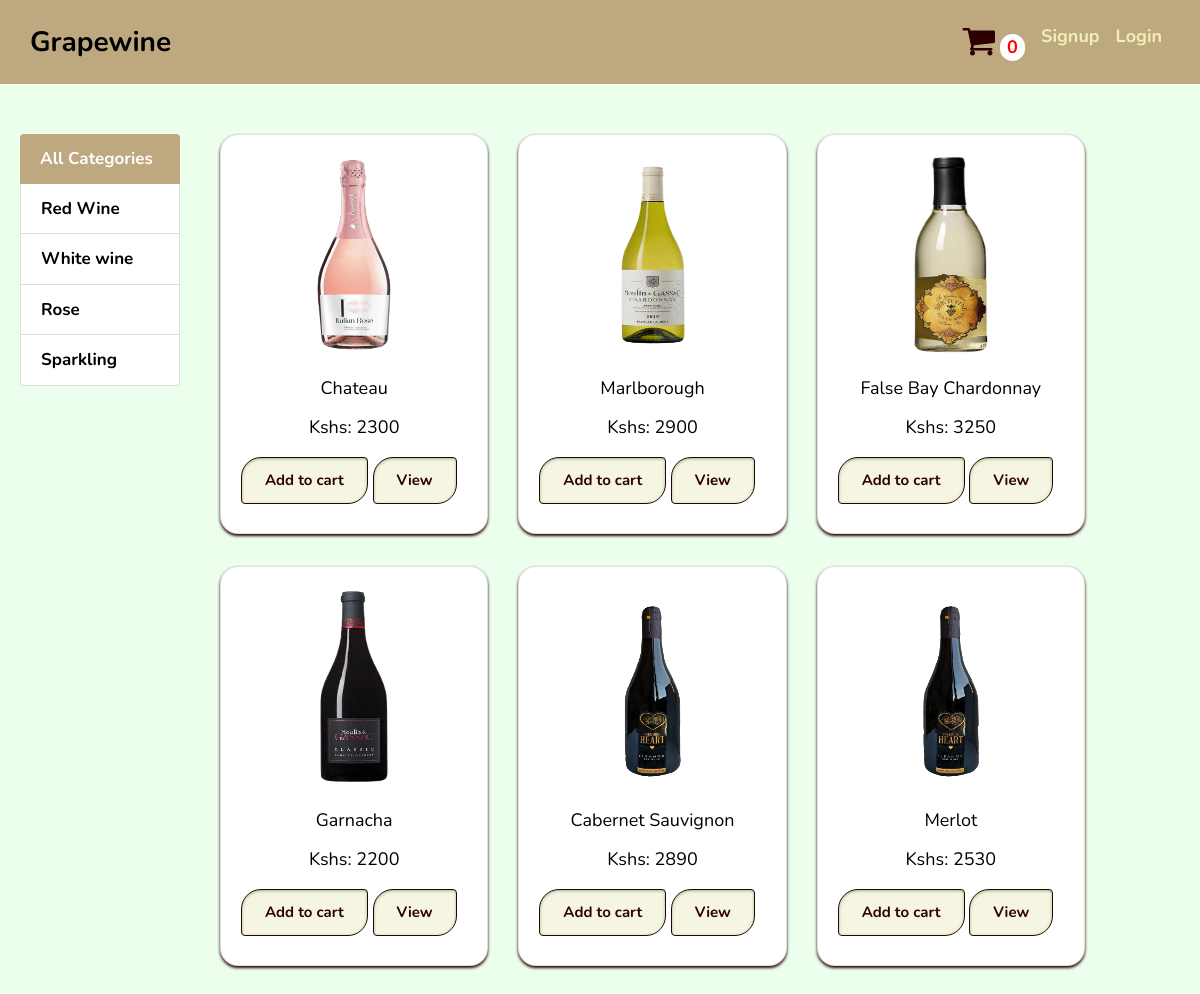
The app's page /store/prod, older data.
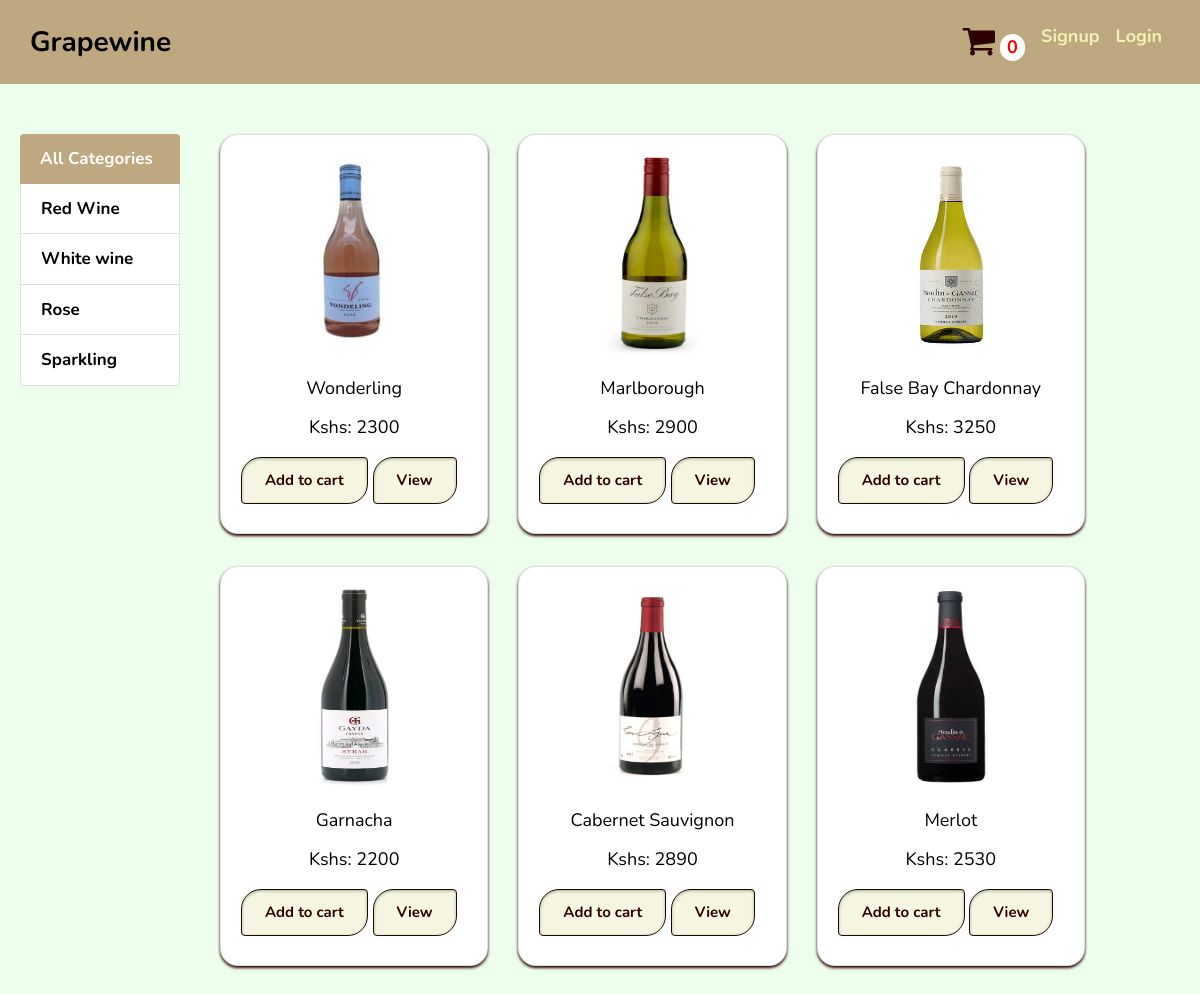
The same page, newer data.
### store/models.py (models this page shows, shortened)
class Product(models.Model):
	name = models.CharField(max_length=220)
	price = models.IntegerField(default=0)
	category = models.ForeignKey(Category,on_delete=models.CASCADE,default=1)
	description = models.TextField()
	image = models.ImageField(upload_to='upload/products')
	date = models.DateTimeField(auto_now_add=True)
	@staticmethod
	def getAllProduct():
		return Product.objects.all()

### store/views.py (the view, shortened to what this page needs)
# urls.py: path('prod',Prod.as_view(), name='prod'),
class Prod(View):
	def get(self,request):
		cart = request.session.get('cart')
		categories = Category.getAllCategory()
		products = Product.getAllProduct().order_by('-id')
		if request.GET.get('id'):
			filterProductById = Product.objects.get(id=int(request.GET.get('id')))
			return render(request, 'productDetail.html',{"product":filterProductById,"categories":categories})
		if not cart:
			request.session['cart'] = {}
		if request.GET.get('category_id'):
			filterProduct = Product.getProductByFilter(request.GET['category_id'])
			return render(request, 'prods.html',{"products":filterProduct,"categories":categories})
		return render(request, 'prods.html',{"products":products,"categories":categories})

### store/models.py (called while the page is built)
	@staticmethod
	def getAllCategory():
		return Category.objects.all()

### store/templatetags/cart.py (called while the page is built)
@register.filter(name='is_in_cart')
def is_in_cart(product,cart):
	keys = cart.keys()
	for id in keys:
		if int(id) == product.id:
			return True
	return False

### store/templates/prods.html (shortened to what the changed rows need)
{% load static %}
{% load cart %}
<!DOCTYPE html>
<html lang="en">
<head>
	<link rel="stylesheet" href="https://stackpath.bootstrapcdn.com/bootstrap/4.4.1/css/bootstrap.min.css">
    <link rel="stylesheet" href="https://cdnjs.cloudflare.com/ajax/libs/font-awesome/4.7.0/css/font-awesome.min.css">
</head>
<body>
	<div class="container">
    <div class="row">
        <div class="col-md-10 ha">
            <div class="row product-row mx-auto mb-2">
                {% if products|length == 0 %}
                <div class="alert alert-warning col-12">
                    <strong>
                        <h3>Coming soon</h3>
                    </strong>
                </div>
                {% elif products|length > 0 %}
                    {% for product in products %}
                    <div id="{{ product.id }}" class="col-md-4 mb-4 bizaa">
                        <div class="card product-card mb-2">
                            <img class="card-img-top " src="{{ product.image.url }}" height="200px" alt="Card image cap">
                            <div class="card-body">
                                <p class="card-title name">{{ product.name|truncatechars:60 }}</p>
                                <p class="card-text price">Kshs: {{ product.price}}</p>
                                <form action="/store/prod#{{ product.id }}" method="POST">
                                    {% if product|is_in_cart:request.session.cart %}
                                    <a class="btn " href="store/prod">Add to cart </a>
                                    {% else %}
                                    <input class="btn " type="submit" value="Add to cart">
                                    {% endif %}
                                    <a class="btn " href="?id={{ product.id }}">View</a>
                                </form>
                            </div>
                        </div>
                    </div>
                    {% endfor %}
                {% endif %}
            </div>
        </div>
    </div>
</div>
</body>
</html>

Row changes from the older to the newer data that the page shows:
changed Product: image: a different picture; name "Chateau" → "Wonderling"
changed Product "Marlborough": image: a different picture
changed Product "False Bay Chardonnay": image: a different picture
changed Product "Garnacha": image: a different picture
changed Product "Cabernet Sauvignon": image: a different picture
changed Product "Merlot": image: a different picture
